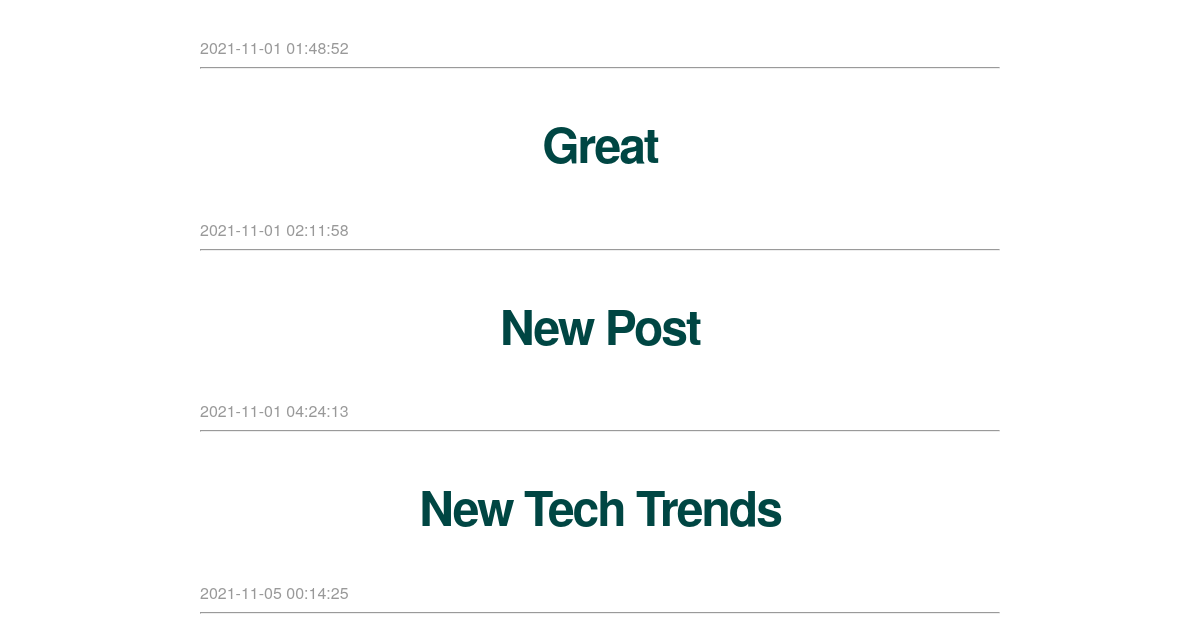
The app's page / (lower part), older data.
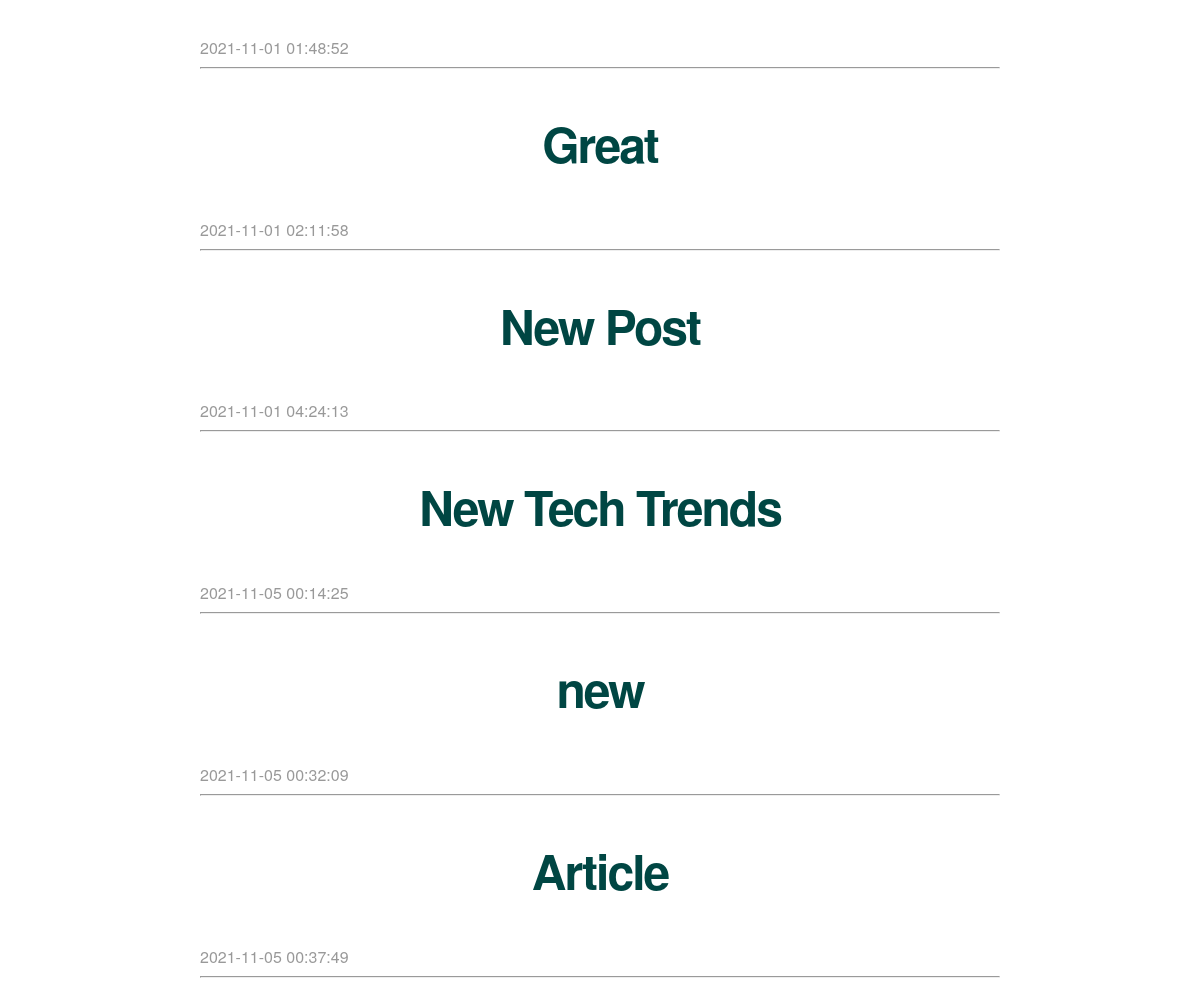
The same page, newer data.
### tables this page shows
CREATE TABLE posts (
    id INTEGER PRIMARY KEY AUTOINCREMENT,
    created TIMESTAMP NOT NULL DEFAULT CURRENT_TIMESTAMP,
    title TEXT NOT NULL,
    content TEXT NOT NULL
);

### app.py (the view)
@app.route('/')
def index():
    connection = get_db_connection()
    posts = connection.execute('SELECT * FROM posts').fetchall()
    connection.close()
    return render_template('index.html', posts=posts)

### app.py (called while the page is built)
def get_db_connection():
    global connection_counter
    connection = sqlite3.connect('database.db')
    connection.row_factory = sqlite3.Row
    connection_counter+= 1
    return connection

### templates/index.html (shortened to what this page needs)
{% extends 'base.html' %}
{% block content %}
    {% for post in posts %}
        <a class="post" href="{{ url_for('post', post_id=post['id']) }}">
            <h2>{{ post['title'] }}</h2>
        </a>
        <span class="timestamp">{{ post['created'] }}</span>
        <hr>
    {% endfor %}
{% endblock %}

### templates/base.html (shortened to what this page needs)
<!doctype html>
<html lang="en">
  <head>
     <link rel="stylesheet" href="{{ url_for('static', filename='css/main.css') }}">
  </head>
  <body>
    <div class="container">
        {% block content %} {% endblock %}
    </div>
  </body>
</html>

### static/css/main.css (style rules this page uses)
body { margin: 0; padding: 0; font-family: "Helvetica Neue", Helvetica, Arial, sans-serif; color: #444; }
.container { width: 800px; margin: 0 auto; margin-block-start: 80px; }
h2 { font-size: 3em; margin-top: 40px; text-align: center; letter-spacing: -2px; color: #004643; }
.post { text-decoration: none; }
.timestamp { color: #999; }

Row changes from the older to the newer data that the page shows:
added posts: title "new", created "2021-11-05 00:32:09"
added posts: title "Article", created "2021-11-05 00:37:49"
